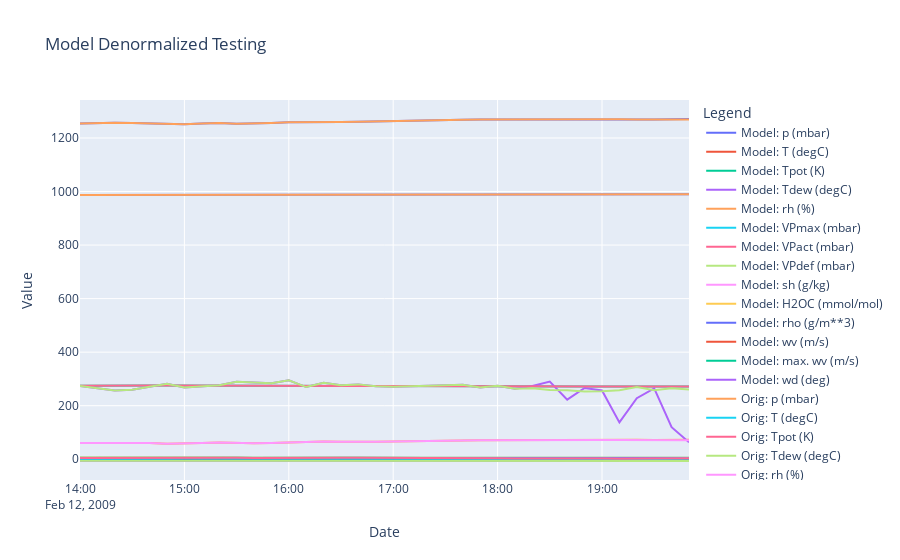

Notebook source saved alongside this figure:
### Markdown cell above
# Denormalization Checks

### Code cell
# We should be able to take any slice of the coilnormed timeseries and reproduce
start_index = 6131
length = 36
end_index = start_index + length
df_test_slice = df_test.iloc[start_index:end_index,:]
coilnormed_df_test_slice = coilnormer.normalize(df_test_slice, fit_change=False)
initial_value_slice = df_test.iloc[start_index,:]

# Generate and segment the time series
series = coilnormed_df_test_slice.values

series_x = series[:-1,]

# Convert to tensors
segments_tensor_x = torch.tensor(series_x, dtype=torch.float).unsqueeze(0)

# Prepare inputs and targets
X = segments_tensor_x.to("cuda")


states = []
# Select the batch we want to make predictions for
batch = 0

# After what step do we want the coil to start making its own predictions?
prediction_step = 24

# Grab starting state tensor
state_tensor = X[:,0,:]

# How many steps do we want to run the coil overall?
max_steps = length - 1

states.append(state_tensor[batch,:])
batch_size = X.shape[0]
transition_tensor = torch.softmax(torch.zeros(batch_size, n_features, n_features), dim = 1).to("cuda")
for step_state in range(1,max_steps):
    state_tensor, transition_tensor = model.step_coil(state_tensor, transition_tensor)
    if step_state <= prediction_step:
        state_tensor = X[:,step_state,:]
    states.append(state_tensor[batch,:])
    
# Move state dynamics to CPU
data = [row.to('cpu').detach().numpy() for row in states]

for index, dat_in in enumerate(data):
    coilnormed_df_test_slice.iloc[index,:] = dat_in
    
denormed_slice = coilnormer.denormalize(coilnormed_df_test_slice,initial_value_slice)


# Sample data creation
df1 = denormed_slice
df2 = df_test_slice

# Plotting
fig = go.Figure()

# Add traces for the first dataframe
for column in df1.columns:
    fig.add_trace(go.Scatter(x=df2.index, y=df1[column], mode='lines', name=f'Model: {column}'))

# Add traces for the second dataframe
for column in df2.columns:
    fig.add_trace(go.Scatter(x=df2.index, y=df2[column], mode='lines', name=f'Orig: {column}'))

# Update layout
fig.update_layout(title='Model Denormalized Testing',
                  xaxis_title='Date',
                  yaxis_title='Value',
                  legend_title='Legend',
                  hovermode='x unified')

# Show the plot
fig.show()
